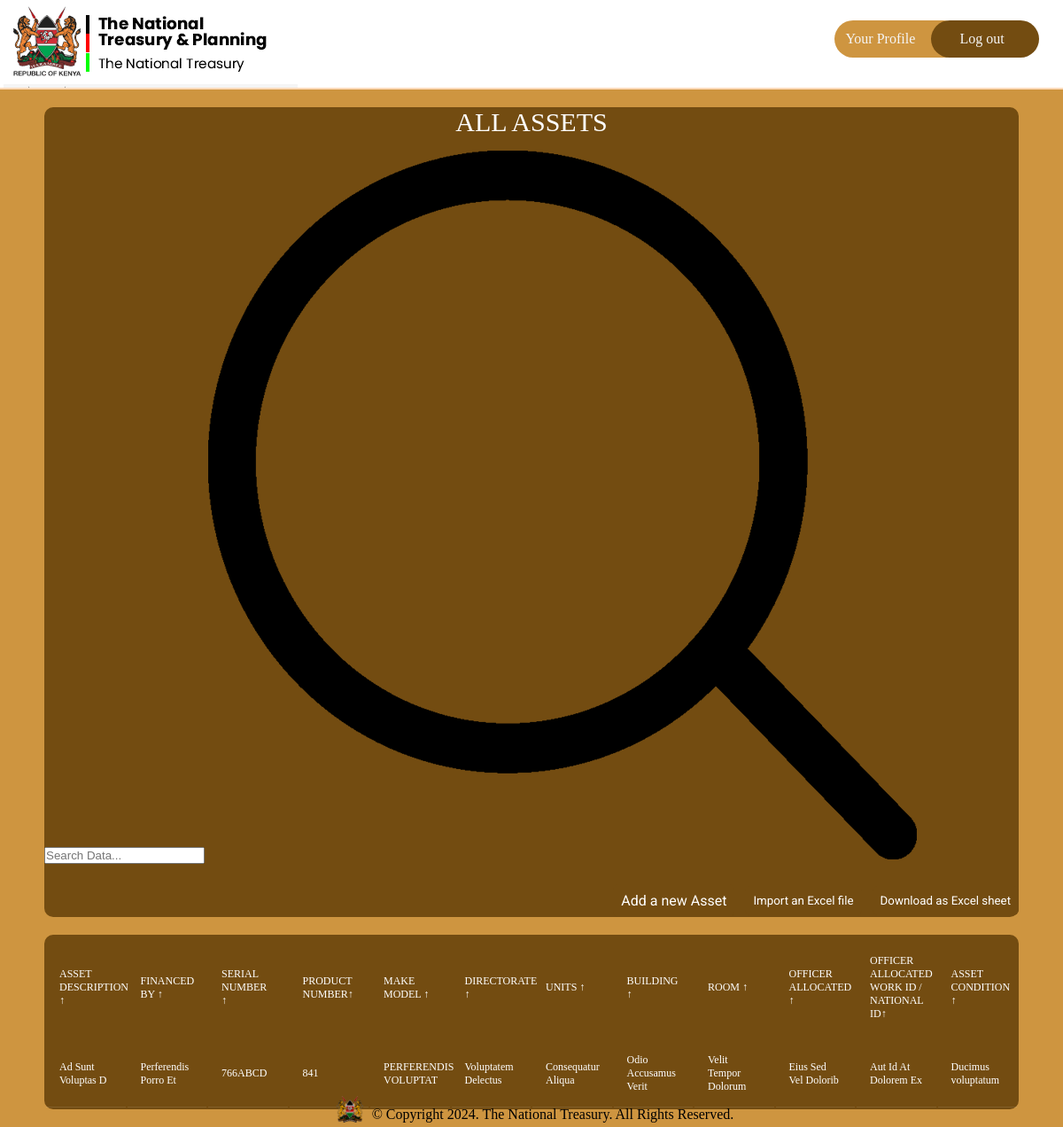
The page /assets/ (signed in) on the database as committed earlier.
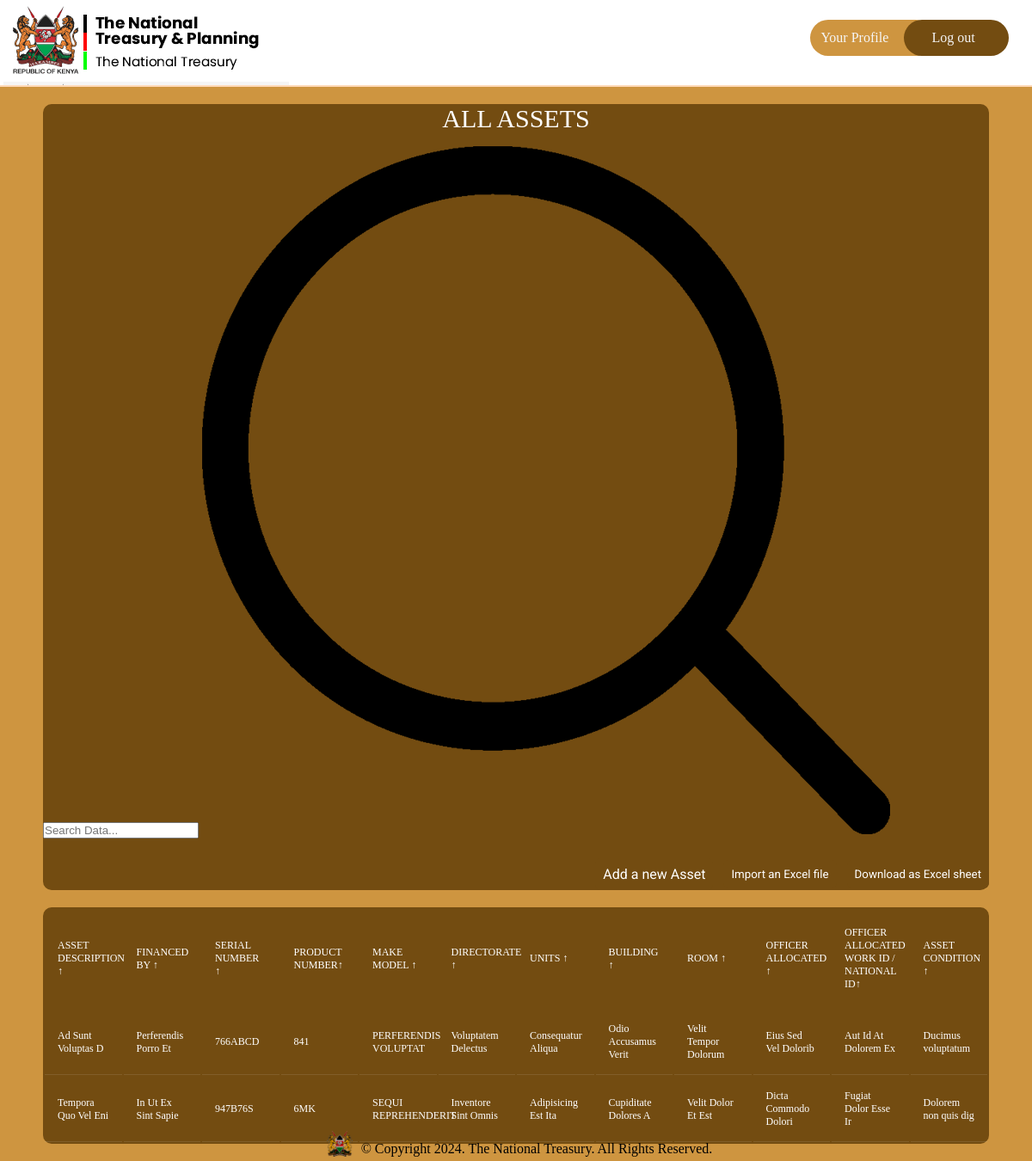
The same page on the database as committed later.
### inventory/models.py (models this page shows, shortened)
class Asset(db.Model):
    idassets = db.Column(db.Integer, primary_key=True)
    asset_description = db.Column(db.Text, nullable=False)
    financed_by = db.Column(db.Text, default="N/A")
    serial_number = db.Column(db.Text, nullable=False, unique=True)
    product_number = db.Column(db.Text, nullable=False)
    make_model = db.Column(db.Text, nullable=False)
    directorate = db.Column(db.Text, nullable=False)
    units = db.Column(db.Text, nullable=False)
    building = db.Column(db.Text, nullable=False)
    room = db.Column(db.Integer, nullable=False)
    officer_allocated = db.Column(db.Text, default="N/A")
    officer_contact_info = db.Column(db.Text, default="N/A")
    state = db.Column(db.Text, nullable=False)

### inventory/routes.py (the view)
@app.route("/assets/")
@login_required
def show_assets():
    assets = Asset.query.all()
    return render_template("dashboard.html", assets=assets)

### inventory/models.py (called while the page is built)
@login_manager.user_loader
def load_user(user_id):
    return User.query.get(int(user_id))

### inventory/templates/dashboard.html (shortened to what this page needs)
{% extends "base.html" %}
{% block head %}
{{ super() }}
<link rel="stylesheet" href="{{ url_for('static', filename='dashboard.css') }}">
{% endblock head %}
{% block navlinks %}
<a href="{{ url_for('profile') }}" style="width: 9em;" class="links signup">Your Profile</a>
<a href="{{ url_for('logout') }}" class="links login">Log out</a>
{% endblock navlinks %}
{% block body %}
<div class="main">
    <main class="table" id="customers_table">
        <section class="table__header">
            <h1>All Assets</h1>
            <div class="input-group">
                <input type="search" placeholder="Search Data...">
		<img src="{{ url_for('static', filename='assets/images/search.png') }}" alt="">
            </div>
	    <div class="table-links">
		<a href="{{ url_for('create_assets') }}" class="add-asset-link">Add a new Asset</a>
		<button id="import-excel-btn" class="import-excel">Import an Excel file</button>
		<button id="toEXCEL" class="export-excel">Download as
			Excel sheet</button>
	    </div>
        </section>
        <section class="table__body">
            <table>
                <thead>
                    <tr>
                        <th> Asset Description <span class="icon-arrow">&UpArrow;</span></th>
                        <th> Financed by <span class="icon-arrow">&UpArrow;</span></th>
                        <th> Serial Number <span class="icon-arrow">&UpArrow;</span></th>
                        <th> Product Number<span class="icon-arrow">&UpArrow;</span></th>
                        <th> Make Model <span class="icon-arrow">&UpArrow;</span></th>
                        <th> Directorate <span class="icon-arrow">&UpArrow;</span></th>
                        <th> Units <span class="icon-arrow">&UpArrow;</span></th>
                        <th> Building <span class="icon-arrow">&UpArrow;</span></th>
                        <th> Room <span class="icon-arrow">&UpArrow;</span></th>
                        <th> Officer Allocated <span class="icon-arrow">&UpArrow;</span></th>
                        <th> Officer Allocated Work ID / National ID<span class="icon-arrow">&UpArrow;</span></th>
                        <th> Asset Condition <span class="icon-arrow">&UpArrow;</span></th>
                    </tr>
                </thead>
                <tbody>
					{% for asset in assets %}
					<tr>
						<td>{{ asset.asset_description }}</td>
						<td>{{ asset.financed_by }}</td>
						<td>{{ asset.serial_number }}</td>
						<td>{{ asset.product_number }}</td>
						<td>{{ asset.make_model }}</td>
						<td>{{ asset.directorate }}</td>
						<td>{{ asset.units }}</td>
						<td>{{ asset.building }}</td>
						<td>{{ asset.room }}</td>
						<td>{{ asset.officer_allocated }}</td>
						<td>{{ asset.officer_contact_info }}</td>
						<td>{{ asset.state }}</td>
					</tr>
						{% endfor %}
                </tbody>
            </table>
        </section>
    </main>
	{% endblock body %}

### inventory/templates/base.html (shortened to what this page needs)
<!DOCTYPE html>
<html lang="en">
<head>
	{% block head %}
	<link rel="stylesheet" href="https://cdnjs.cloudflare.com/ajax/libs/font-awesome/6.5.1/css/all.min.css"
 />
		<link rel="stylesheet" href="{{ url_for('static',filename='style.css') }}">
	{% endblock head %}
</head>
<body>
	<div class="nav">
		<div class="logo">
			<a href="{{ url_for('index') }}"><img
					src=" {{ url_for('static', filename='assets/images/TNT logo.png')  }} "
					alt="treasury logo"></img></a>
		</div>
		<div class="links">
			{% block navlinks %}
			{% endblock navlinks %}
		</div>
	</div>
	{% block body %}
	{% endblock body %}
	<div class="footer">
		<img src="{{ url_for('static', filename='assets/images/tntfooterlogo.png') }}" alt="footer logo"
			width="30" height="30">
		<p>© Copyright <span class="copyright-year"></span>. The National Treasury. All Rights Reserved.</p>
	</div>
</body>
</html>

### inventory/static/style.css (style rules this page uses)
* { margin: 0; padding: 0; box-sizing: border-box; color-scheme: light; @import url('https://fonts.googleapis.com/css2?family=PT+Mono&display=swap'); }
body { display: flex; flex-direction: column; height: 100%; background-color: #ce9540; }
.nav { display: flex; justify-content: space-between; align-items: center; border-bottom: 2px solid peachpuff; padding-left: 4px; padding-top: 5px; padding-right: 15px; background-color: white; position: sticky; top: 0; }
.links { padding: 12px; display: flex; align-items: center; gap: 32px; border-radius: 34px; margin-bottom: 8px; }
.links>a { text-decoration: none; color: whitesmoke; width: 7.6em; }
.signup { background-color: #CE9540; }
.login { background-color: #734C11; margin-left: -67px; padding-left: 32px; }
.footer { display: flex; align-items: center; gap: 10px; margin-left: 8px; }
.main { display: flex; flex-direction: column; align-items: center; }
.footer { margin-top: 12px; padding-top: 18px; display: flex; align-items: end; justify-content: center; }

### inventory/static/dashboard.css (style rules this page uses)
section { background-color: #734c11; border-radius: 10px; }
body { display: flex; flex-direction: column; height: 100%; background-color: #ce9540; }
.logo { background: url('assets/images/TNT\ logo.png'); background-color: whitesmoke; background-blend-mode: multiply; }
.table-links { width: 100%; display: flex; gap: 12px; align-items: center; justify-content: flex-end; margin-top: 23px; margin-right: 96px; }
.table-links>* { padding: 9px; background-color: #734c11; color: #fff; font-family: 'Roboto', sans-serif; border-radius: 6px; appearance: none; border: none }
.add-asset-link { text-decoration: none; }
h1 { font-size: 30px; color: #fff; text-transform: uppercase; font-weight: 300; text-align: center; margin-bottom: 15px; }
.footer { position: fixed; bottom: 5px; }
table { width: 100%; table-layout: fixed; }
th { padding: 20px 15px; text-align: left; font-weight: 500; font-size: 12px; color: #fff; text-transform: uppercase; }
td { padding: 15px; text-align: left; vertical-align: middle; font-weight: 300; font-size: 12px; color: #fff; border-bottom: solid 1px rgba(255, 255, 255, 0.1); }
section { margin: 20px 50px; }

Rows that differ between the two databases and show on the page:
added Asset: asset_description "Tempora Quo Vel Eni", financed_by "In Ut Ex Sint Sapie", serial_number "947B76S", product_number "6MK", make_model "SEQUI REPREHENDERIT", directorate "Inventore Sint Omnis", units "Adipisicing Est Ita", building "Cupiditate Dolores A", room "Velit Dolor Et Est", officer_allocated "Dicta Commodo Dolori", officer_contact_info "Fugiat Dolor Esse Ir", state "Dolorem non quis dig"
